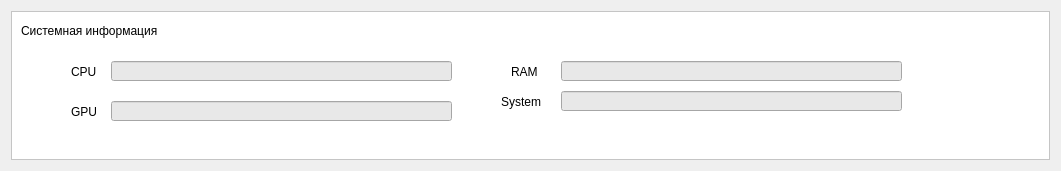
     <widget class="QWidget" name="verticalLayoutWidget_2">
      <property name="geometry">
       <rect>
        <x>9</x>
        <y>299</y>
        <width>1061</width>
        <height>171</height>
       </rect>
      </property>
      <layout class="QVBoxLayout" name="verticalLayout_2">
       <item>
        <widget class="QFrame" name="frame_2">
         <property name="palette">
          <palette>
           <active>
            <colorrole role="WindowText">
             <brush brushstyle="SolidPattern">
              <color alpha="255">
               <red>0</red>
               <green>0</green>
               <blue>0</blue>
              </color>
             </brush>
            </colorrole>
            <colorrole role="Button">
             <brush brushstyle="SolidPattern">
              <color alpha="255">
               <red>255</red>
               <green>255</green>
               <blue>255</blue>
              </color>
             </brush>
            </colorrole>
            <colorrole role="Light">
             <brush brushstyle="SolidPattern">
              <color alpha="255">
               <red>255</red>
               <green>255</green>
               <blue>255</blue>
              </color>
             </brush>
            </colorrole>
            <colorrole role="Midlight">
             <brush brushstyle="SolidPattern">
              <color alpha="255">
               <red>255</red>
               <green>255</green>
               <blue>255</blue>
              </color>
             </brush>
            </colorrole>
            <colorrole role="Dark">
             <brush brushstyle="SolidPattern">
              <color alpha="255">
               <red>127</red>
               <green>127</green>
               <blue>127</blue>
              </color>
             </brush>
            </colorrole>
            <colorrole role="Mid">
             <brush brushstyle="SolidPattern">
              <color alpha="255">
               <red>170</red>
               <green>170</green>
               <blue>170</blue>
              </color>
             </brush>
            </colorrole>
            <colorrole role="Text">
             <brush brushstyle="SolidPattern">
              <color alpha="255">
               <red>0</red>
               <green>0</green>
               <blue>0</blue>
              </color>
             </brush>
            </colorrole>
            <colorrole role="BrightText">
             <brush brushstyle="SolidPattern">
              <color alpha="255">
               <red>255</red>
               <green>255</green>
               <blue>255</blue>
              </color>
             </brush>
            </colorrole>
            <colorrole role="ButtonText">
             <brush brushstyle="SolidPattern">
              <color alpha="255">
               <red>0</red>
               <green>0</green>
               <blue>0</blue>
              </color>
             </brush>
            </colorrole>
            <colorrole role="Base">
             <brush brushstyle="SolidPattern">
              <color alpha="255">
               <red>255</red>
               <green>255</green>
               <blue>255</blue>
              </color>
             </brush>
            </colorrole>
            <colorrole role="Window">
             <brush brushstyle="SolidPattern">
              <color alpha="255">
               <red>255</red>
               <green>255</green>
               <blue>255</blue>
              </color>
             </brush>
            </colorrole>
            <colorrole role="Shadow">
             <brush brushstyle="SolidPattern">
              <color alpha="255">
               <red>0</red>
               <green>0</green>
               <blue>0</blue>
              </color>
             </brush>
            </colorrole>
            <colorrole role="AlternateBase">
             <brush brushstyle="SolidPattern">
              <color alpha="255">
               <red>255</red>
               <green>255</green>
               <blue>255</blue>
              </color>
             </brush>
            </colorrole>
            <colorrole role="ToolTipBase">
             <brush brushstyle="SolidPattern">
              <color alpha="255">
               <red>255</red>
               <green>255</green>
               <blue>220</blue>
              </color>
             </brush>
            </colorrole>
            <colorrole role="ToolTipText">
             <brush brushstyle="SolidPattern">
              <color alpha="255">
               <red>0</red>
               <green>0</green>
               <blue>0</blue>
              </color>
             </brush>
            </colorrole>
           </active>
           <inactive>
            <colorrole role="WindowText">
             <brush brushstyle="SolidPattern">
              <color alpha="255">
               <red>0</red>
               <green>0</green>
               <blue>0</blue>
              </color>
             </brush>
            </colorrole>
            <colorrole role="Button">
             <brush brushstyle="SolidPattern">
              <color alpha="255">
               <red>255</red>
               <green>255</green>
               <blue>255</blue>
              </color>
             </brush>
            </colorrole>
            <colorrole role="Light">
             <brush brushstyle="SolidPattern">
              <color alpha="255">
               <red>255</red>
               <green>255</green>
               <blue>255</blue>
              </color>
             </brush>
            </colorrole>
            <colorrole role="Midlight">
             <brush brushstyle="SolidPattern">
              <color alpha="255">
               <red>255</red>
               <green>255</green>
               <blue>255</blue>
              </color>
             </brush>
            </colorrole>
            <colorrole role="Dark">
             <brush brushstyle="SolidPattern">
              <color alpha="255">
               <red>127</red>
               <green>127</green>
               <blue>127</blue>
              </color>
             </brush>
            </colorrole>
            <colorrole role="Mid">
             <brush brushstyle="SolidPattern">
              <color alpha="255">
               <red>170</red>
               <green>170</green>
               <blue>170</blue>
              </color>
             </brush>
            </colorrole>
            <colorrole role="Text">
             <brush brushstyle="SolidPattern">
              <color alpha="255">
               <red>0</red>
               <green>0</green>
               <blue>0</blue>
              </color>
             </brush>
            </colorrole>
            <colorrole role="BrightText">
             <brush brushstyle="SolidPattern">
              <color alpha="255">
               <red>255</red>
               <green>255</green>
               <blue>255</blue>
              </color>
             </brush>
            </colorrole>
            <colorrole role="ButtonText">
             <brush brushstyle="SolidPattern">
              <color alpha="255">
               <red>0</red>
               <green>0</green>
               <blue>0</blue>
              </color>
             </brush>
            </colorrole>
            <colorrole role="Base">
             <brush brushstyle="SolidPattern">
              <color alpha="255">
               <red>255</red>
               <green>255</green>
               <blue>255</blue>
              </color>
             </brush>
            </colorrole>
            <colorrole role="Window">
             <brush brushstyle="SolidPattern">
              <color alpha="255">
               <red>255</red>
               <green>255</green>
               <blue>255</blue>
              </color>
             </brush>
            </colorrole>
            <colorrole role="Shadow">
             <brush brushstyle="SolidPattern">
              <color alpha="255">
               <red>0</red>
               <green>0</green>
               <blue>0</blue>
              </color>
             </brush>
            </colorrole>
            <colorrole role="AlternateBase">
             <brush brushstyle="SolidPattern">
              <color alpha="255">
               <red>255</red>
               <green>255</green>
               <blue>255</blue>
              </color>
             </brush>
            </colorrole>
            <colorrole role="ToolTipBase">
             <brush brushstyle="SolidPattern">
              <color alpha="255">
               <red>255</red>
               <green>255</green>
               <blue>220</blue>
              </color>
             </brush>
            </colorrole>
            <colorrole role="ToolTipText">
             <brush brushstyle="SolidPattern">
              <color alpha="255">
               <red>0</red>
               <green>0</green>
               <blue>0</blue>
              </color>
             </brush>
            </colorrole>
           </inactive>
           <disabled>
            <colorrole role="WindowText">
             <brush brushstyle="SolidPattern">
              <color alpha="255">
               <red>127</red>
               <green>127</green>
               <blue>127</blue>
              </color>
             </brush>
            </colorrole>
            <colorrole role="Button">
             <brush brushstyle="SolidPattern">
              <color alpha="255">
               <red>255</red>
               <green>255</green>
               <blue>255</blue>
              </color>
             </brush>
            </colorrole>
            <colorrole role="Light">
             <brush brushstyle="SolidPattern">
              <color alpha="255">
               <red>255</red>
               <green>255</green>
               <blue>255</blue>
              </color>
             </brush>
            </colorrole>
            <colorrole role="Midlight">
             <brush brushstyle="SolidPattern">
              <color alpha="255">
               <red>255</red>
               <green>255</green>
               <blue>255</blue>
              </color>
             </brush>
            </colorrole>
            <colorrole role="Dark">
             <brush brushstyle="SolidPattern">
              <color alpha="255">
               <red>127</red>
               <green>127</green>
               <blue>127</blue>
              </color>
             </brush>
            </colorrole>
            <colorrole role="Mid">
             <brush brushstyle="SolidPattern">
              <color alpha="255">
               <red>170</red>
               <green>170</green>
               <blue>170</blue>
              </color>
             </brush>
            </colorrole>
            <colorrole role="Text">
             <brush brushstyle="SolidPattern">
              <color alpha="255">
               <red>127</red>
               <green>127</green>
               <blue>127</blue>
              </color>
             </brush>
            </colorrole>
            <colorrole role="BrightText">
             <brush brushstyle="SolidPattern">
              <color alpha="255">
               <red>255</red>
               <green>255</green>
               <blue>255</blue>
              </color>
             </brush>
            </colorrole>
            <colorrole role="ButtonText">
             <brush brushstyle="SolidPattern">
              <color alpha="255">
               <red>127</red>
               <green>127</green>
               <blue>127</blue>
              </color>
             </brush>
            </colorrole>
            <colorrole role="Base">
             <brush brushstyle="SolidPattern">
              <color alpha="255">
               <red>255</red>
               <green>255</green>
               <blue>255</blue>
              </color>
             </brush>
            </colorrole>
            <colorrole role="Window">
             <brush brushstyle="SolidPattern">
              <color alpha="255">
               <red>255</red>
               <green>255</green>
               <blue>255</blue>
              </color>
             </brush>
            </colorrole>
            <colorrole role="Shadow">
             <brush brushstyle="SolidPattern">
              <color alpha="255">
               <red>0</red>
               <green>0</green>
               <blue>0</blue>
              </color>
             </brush>
            </colorrole>
            <colorrole role="AlternateBase">
             <brush brushstyle="SolidPattern">
              <color alpha="255">
               <red>255</red>
               <green>255</green>
               <blue>255</blue>
              </color>
             </brush>
            </colorrole>
            <colorrole role="ToolTipBase">
             <brush brushstyle="SolidPattern">
              <color alpha="255">
               <red>255</red>
               <green>255</green>
               <blue>220</blue>
              </color>
             </brush>
            </colorrole>
            <colorrole role="ToolTipText">
             <brush brushstyle="SolidPattern">
              <color alpha="255">
               <red>0</red>
               <green>0</green>
               <blue>0</blue>
              </color>
             </brush>
            </colorrole>
           </disabled>
          </palette>
         </property>
         <property name="autoFillBackground">
          <bool>false</bool>
         </property>
         <property name="styleSheet">
          <string notr="true">background-color: rgb(255, 255, 255);</string>
         </property>
         <property name="frameShape">
          <enum>QFrame::StyledPanel</enum>
         </property>
         <property name="frameShadow">
          <enum>QFrame::Raised</enum>
         </property>
         <widget class="QLabel" name="label">
          <property name="geometry">
           <rect>
            <x>10</x>
            <y>9</y>
            <width>141</width>
            <height>21</height>
           </rect>
          </property>
          <property name="text">
           <string>Системная информация</string>
          </property>
         </widget>
         <widget class="QLineEdit" name="lineEdit_2">
          <property name="geometry">
           <rect>
            <x>100</x>
            <y>50</y>
            <width>341</width>
            <height>20</height>
           </rect>
          </property>
          <property name="styleSheet">
           <string notr="true">background-color: rgb(232, 232, 232);</string>
          </property>
         </widget>
         <widget class="QLineEdit" name="lineEdit_3">
          <property name="geometry">
           <rect>
            <x>100</x>
            <y>90</y>
            <width>341</width>
            <height>20</height>
           </rect>
          </property>
          <property name="styleSheet">
           <string notr="true">background-color: rgb(232, 232, 232);</string>
          </property>
         </widget>
         <widget class="QLineEdit" name="lineEdit_4">
          <property name="geometry">
           <rect>
            <x>550</x>
            <y>50</y>
            <width>341</width>
            <height>20</height>
           </rect>
          </property>
          <property name="styleSheet">
           <string notr="true">background-color: rgb(232, 232, 232);</string>
          </property>
         </widget>
         <widget class="QLineEdit" name="lineEdit_5">
          <property name="geometry">
           <rect>
            <x>550</x>
            <y>80</y>
            <width>341</width>
            <height>20</height>
           </rect>
          </property>
          <property name="styleSheet">
           <string notr="true">background-color: rgb(232, 232, 232);</string>
          </property>
         </widget>
         <widget class="QLabel" name="label_2">
          <property name="geometry">
           <rect>
            <x>60</x>
            <y>50</y>
            <width>31</width>
            <height>21</height>
           </rect>
          </property>
          <property name="text">
           <string>CPU</string>
          </property>
         </widget>
         <widget class="QLabel" name="label_3">
          <property name="geometry">
           <rect>
            <x>60</x>
            <y>90</y>
            <width>31</width>
            <height>21</height>
           </rect>
          </property>
          <property name="text">
           <string>GPU</string>
          </property>
         </widget>
         <widget class="QLabel" name="label_4">
          <property name="geometry">
           <rect>
            <x>500</x>
            <y>50</y>
            <width>31</width>
            <height>21</height>
           </rect>
          </property>
          <property name="text">
           <string>RAM</string>
          </property>
         </widget>
         <widget class="QLabel" name="label_5">
          <property name="geometry">
           <rect>
            <x>490</x>
            <y>80</y>
            <width>41</width>
            <height>21</height>
           </rect>
          </property>
          <property name="text">
           <string>System</string>
          </property>
         </widget>
        </widget>
       </item>
      </layout>
     </widget>
